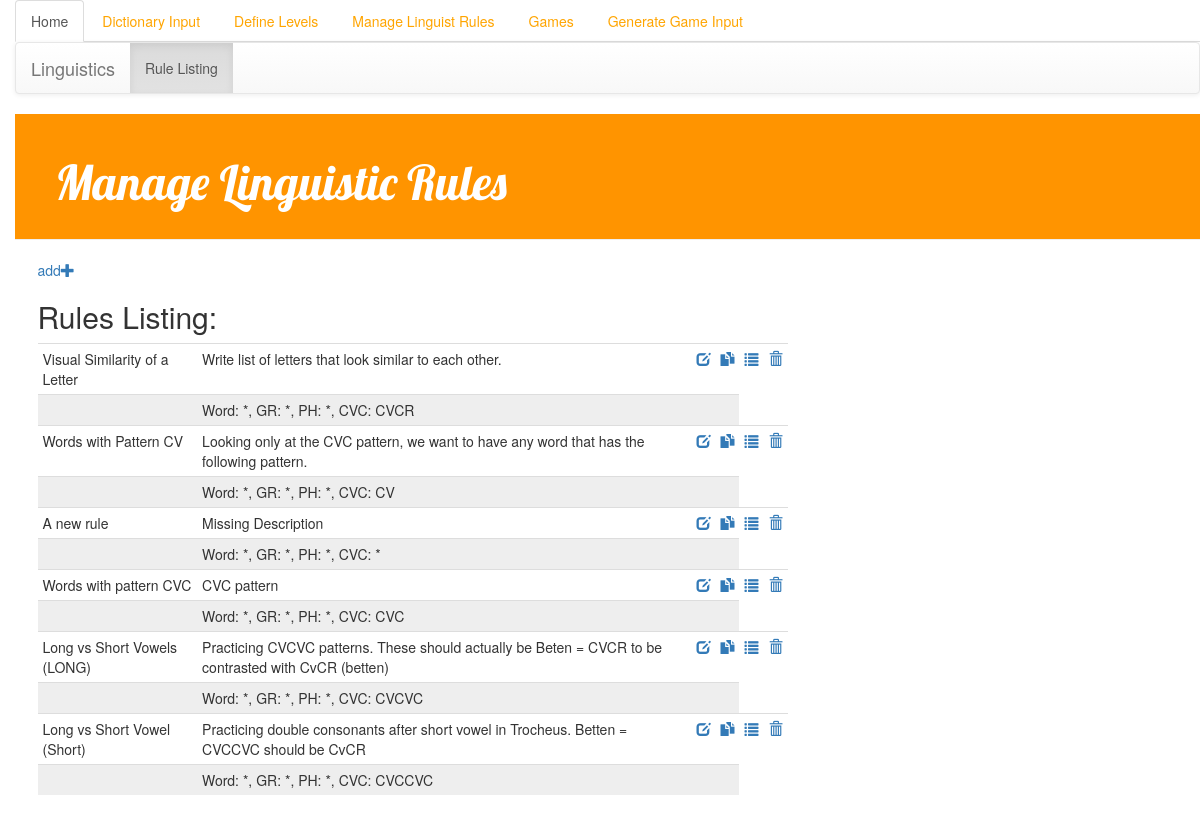
/Linguistics/linguistics_list/, run on an earlier commit of the app's database.
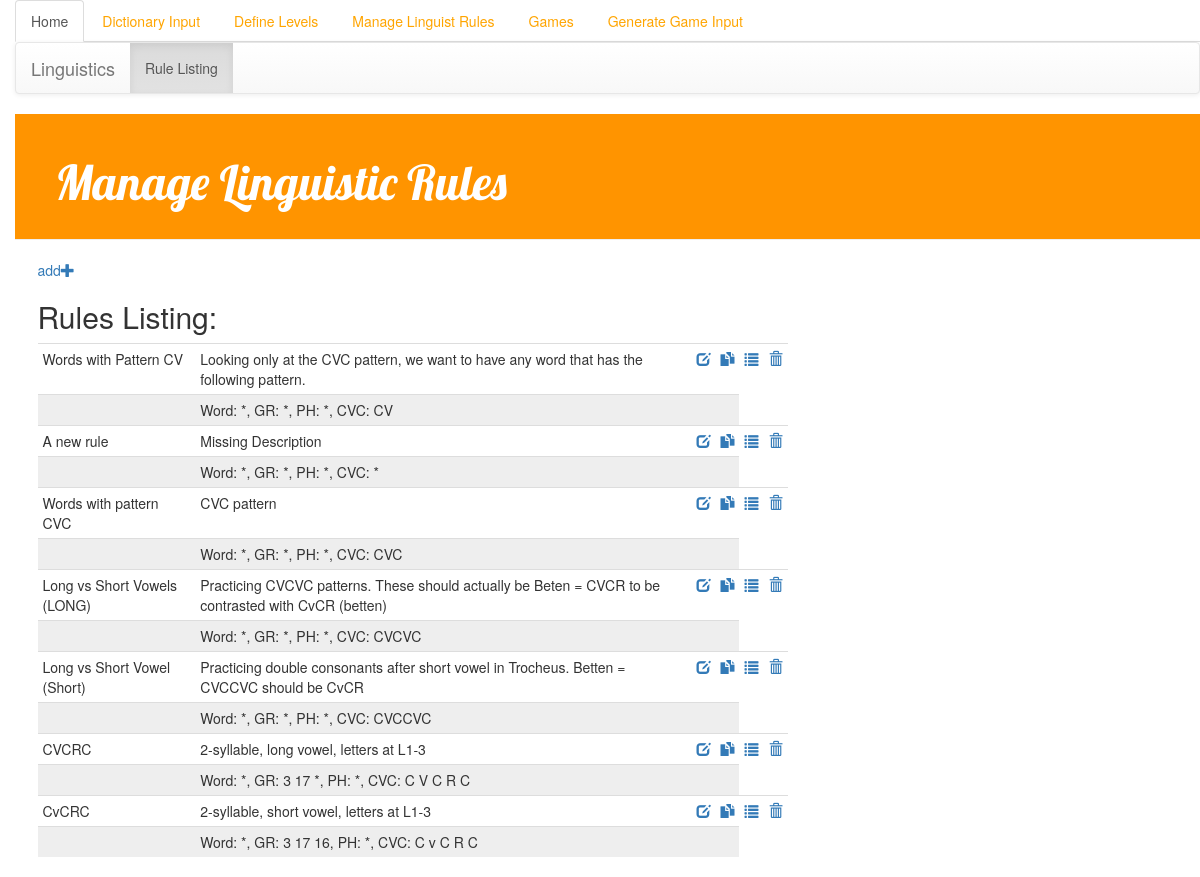
And on a later commit of the database.
### Linguistics/models.py (models this page shows, shortened)
class LinguisticRule(models.Model):
    name = models.CharField(max_length=200,default='', null=True)
    description = models.TextField(default='Missing Description')
    word = models.CharField(max_length=200,default='',null=True)
    ph = models.CharField(max_length=200,default='',null=True)
    gr = models.CharField(max_length=200,default='',null=True)
    CVC = models.CharField(max_length=200,default='',null=True)

### Linguistics/views.py (the view)
def linguistics_list(request):
    response = "Listing of Linguistic Rules."
    try:
        rules = LinguisticRule.objects.all()
    except LinguisticRule.DoesNotExist:
        raise Http404("rules do not exist")
    return render(request, "Linguistics/linguistics_list.html", {'rules': rules})

### templates/Linguistics/linguistics_list.html
{% extends 'Linguistics/base.html' %}
{% block content %}
    <a href="{% url 'linguistics_new'%}" class="top-menu">add<span class="glyphicon glyphicon-plus"></span></a>
    <h2>Rules Listing: </h2>
    <div class="post">
<table class="table table-condensed">
    <tbody>
    {%  for rule in rules %}
        <tr>
            <td>
                {{ rule.name }}
            </td>
            <td>
                {{ rule.description }}
            </td>
            <td>
                <a href="{% url 'linguistics_edit' pk=rule.pk %}"><span class='glyphicon glyphicon-edit'></span></a>
            </td>
            <td>
                <a href="{% url 'linguistics_duplicate' pk=rule.pk %}"><span class='glyphicon glyphicon-duplicate'></span></a>
            </td>
            <td>
                <a href="{% url 'linguistics_Rulelist' pk=rule.pk %}"><span class='glyphicon glyphicon-list'></span></a>
            </td>
            <td>
                <a href="{% url 'linguistics_delete' pk=rule.pk %}"><span class='glyphicon glyphicon-trash'></span></a>
            </td>
        </tr>
        <tr>
        <td></td>
        <td>
            Word: {{ rule.word }}, GR: {{ rule.gr }}, PH: {{ rule.ph }}, CVC: {{ rule.CVC }}
        </td>
        <td></td>
        <td></td>
        </tr>
    {%  endfor %}
    </tbody>
</table>
    </div>
{% endblock %}

What changed in the data, as far as the page shows it:
removed LinguisticRule: name "Visual Similarity of a Letter", description "Write list of letters that look similar to each other.", word "*", gr "*", ph "*", CVC "CVCR"
added LinguisticRule: name "CVCRC", description "2-syllable, long vowel, letters at L1-3", word "*", gr "3 17 *", ph "*", CVC "C V C R C"
added LinguisticRule: name "CvCRC", description "2-syllable, short vowel, letters at L1-3", word "*", gr "3 17 16", ph "*", CVC "C v C R C"
